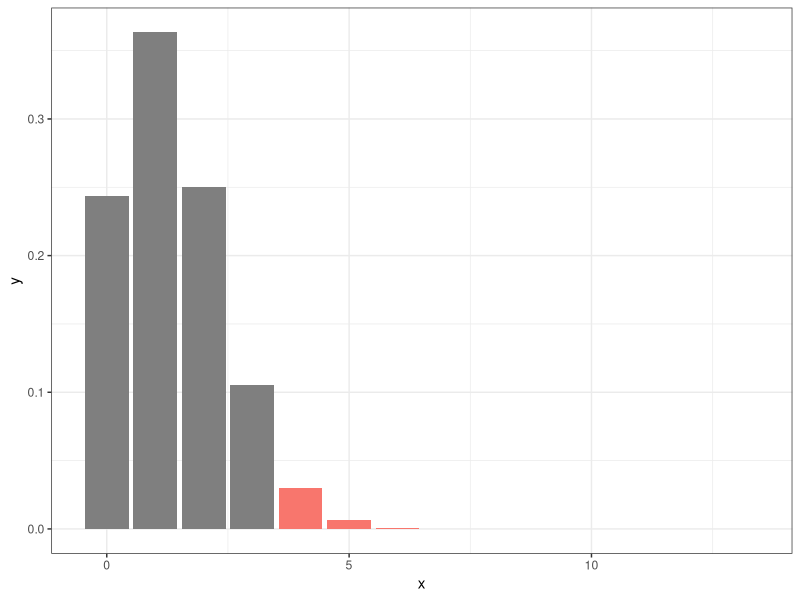
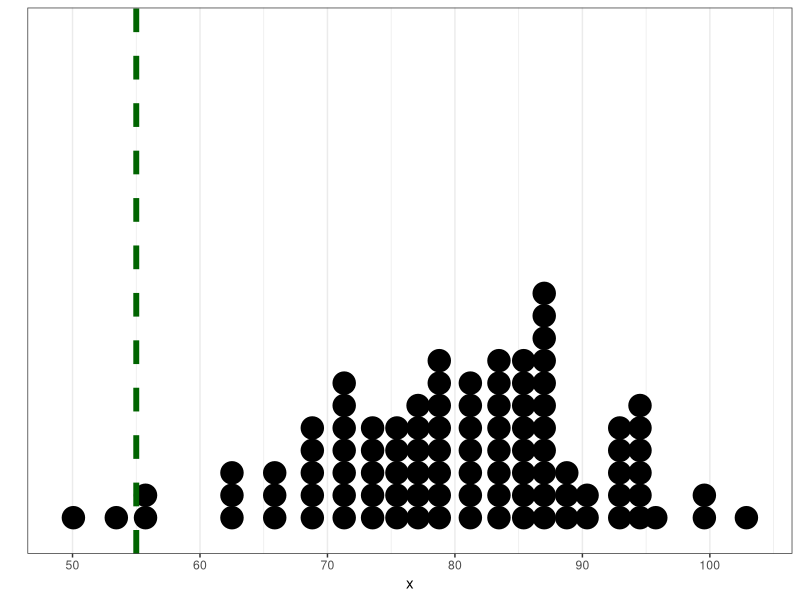

Reproduce these figures in R, in order.
## ---- chunk 1
knitr::opts_chunk$set(echo = TRUE)
library(tidyverse)
theme_set(theme_bw())
## ---- chunk 2
tibble(x = seq(0, 13),
       y = dbinom(x, size = 13, 0.103),
       z = ifelse(x %in% 4:13, TRUE, NA)) %>% 
  ggplot(aes(x, y, fill = z))+
  geom_col(show.legend = FALSE)
## ---- chunk 3
sum(dbinom(4:13, size = 13, prob = 0.103))
## ---- chunk 4
binom.test(x = 4, n = 13, p = 0.103, alternative = "greater")
## ---- chunk 5
set.seed(42)
tibble(x = rnorm(100, mean = 80, sd = 10)) %>% 
  ggplot(aes(x)) +
  geom_dotplot()+
  geom_vline(xintercept = 55, linetype = 2, size = 2, color = "darkgreen")+
  scale_y_continuous(breaks = c())+
  labs(y = "")
## ---- chunk 6
set.seed(42)
new_height <- round(rnorm(13, mean = 175, sd = 20))
t.test(new_height, mu = 174)
